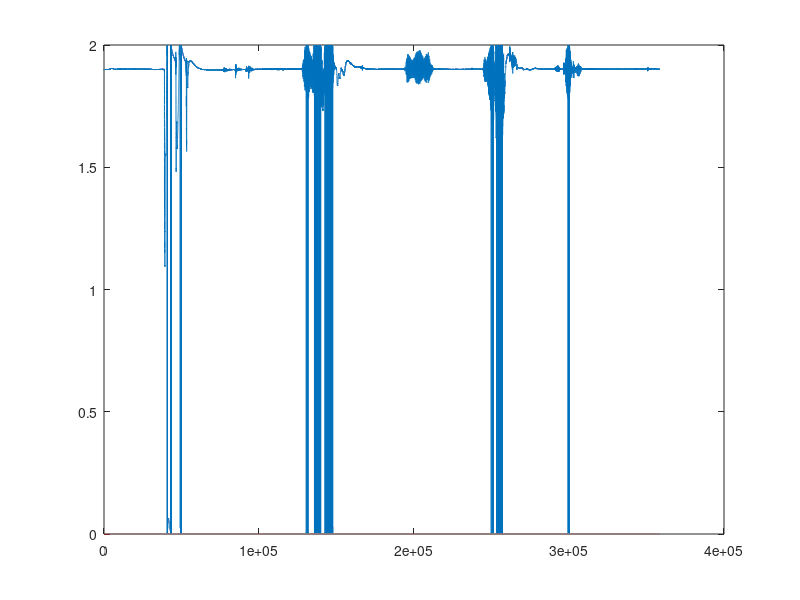

Recreate this plot in MATLAB.
clc
clear
close all

Fs = 44100;
bitsPerSample = 32; % 32 bits when recorded with microphones

file = fopen('TESTING.TXT');
file_data = fread(file);

if bitsPerSample == 16
    data = file_data;
else % Convert 32 bit to 16 bits (ignore bytes 1 and 2)
    data = zeros(length(file_data)/2, 1);
    for i = 1:2:length(file_data) / 2
        data(i) = file_data((i-1)*2+3);
        data(i+1) = file_data((i-1)*2+4);
    end
end

out = zeros(length(data)/4, 2);
for i = 1:length(data) / 4
    % Left
    out(i, 1) = data((i-1)*4+2) * 2^8 + data((i-1)*4+1) * 2^0;

    % Convert unsigned to signed
    if (out(i, 1) >= 2^15)
        out(i, 1) = out(i, 1) - 2^16;
    end

    % Right
    out(i, 2) = data((i-1)*4+4) * 2^8 + data((i-1)*4+3) * 2^0;

    % Convert unsigned to signed
    if (out(i, 2) >= 2^15)
        out(i, 2) = out(i, 2) - 2^16;
    end
end

fclose(file);

out = out / 2^15; % Normalize

plot(out);
sound(out, Fs, 16);

%% Backup

clc
clear
close all

Fs = 44100;
bitsPerSample = 32;

bytesPerSample = (bitsPerSample / 8 * 2);

file = fopen('TESTING.TXT');
data = fread(file);
data_16 = typecast(typecast(data, 'uint8'), 'uint16');

out = zeros(length(data)/bytesPerSample, 2);
for i = 1:length(data) / bytesPerSample
    % Left
    out(i, 1) = data((i-1)*bytesPerSample+2) * 2^8 + data((i-1)*bytesPerSample+1) * 2^0;
    if (bitsPerSample == 32)
        out(i, 1) = data((i-1)*bytesPerSample+4) * 2^24 + data((i-1)*bytesPerSample+3) * 2^16;
    end

    % Convert unsigned to signed
    if (out(i, 1) >= 2^(bitsPerSample - 1))
        out(i, 1) = out(i, 1) - 2^bitsPerSample;
    end

    % Right
    out(i, 2) = data((i-1)*bytesPerSample+bytesPerSample/2+2) * 2^8 + data((i-1)*bytesPerSample+bytesPerSample/2+1) * 2^0;
    if (bitsPerSample == 32)
        out(i, 1) = data((i-1)*bytesPerSample+bytesPerSample/2+4) * 2^24 + data((i-1)*bytesPerSample+bytesPerSample/2+3) * 2^16;
    end

    % Convert unsigned to signed
    if (out(i, 2) >= 2^(bitsPerSample - 1))
        out(i, 2) = out(i, 2) - 2^bitsPerSample;
    end
end

fclose(file);

out = out / 2^(bitsPerSample - 1); % Normalize

plot(out);
% sound(out, Fs, bitsPerSample);
